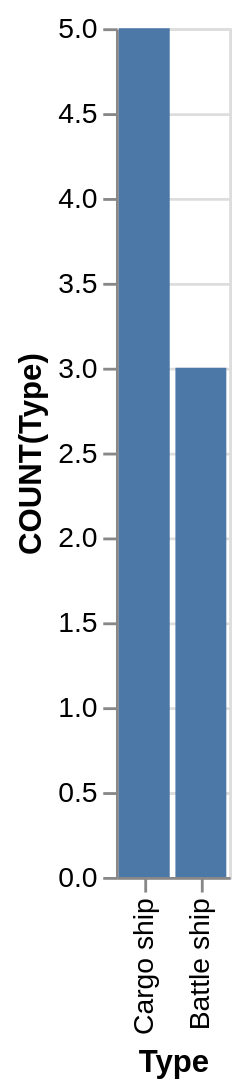

Express this chart as Vega-Lite.
### Vega-Lite specification from a JSON file in a GitHub repository (floating-point values rounded to 4 significant figures)
{"data": {"values": [{"x_data": "Cargo ship", "y_data": 5}, {"x_data": "Battle ship", "y_data": 3}]}, "mark": "bar", "encoding": {"x": {"field": "x_data", "type": "nominal", "title": "Type", "sort": {"op": "sum", "field": "y_data", "order": "descending"}}, "y": {"field": "y_data", "type": "quantitative", "title": "COUNT(Type)"}}}
